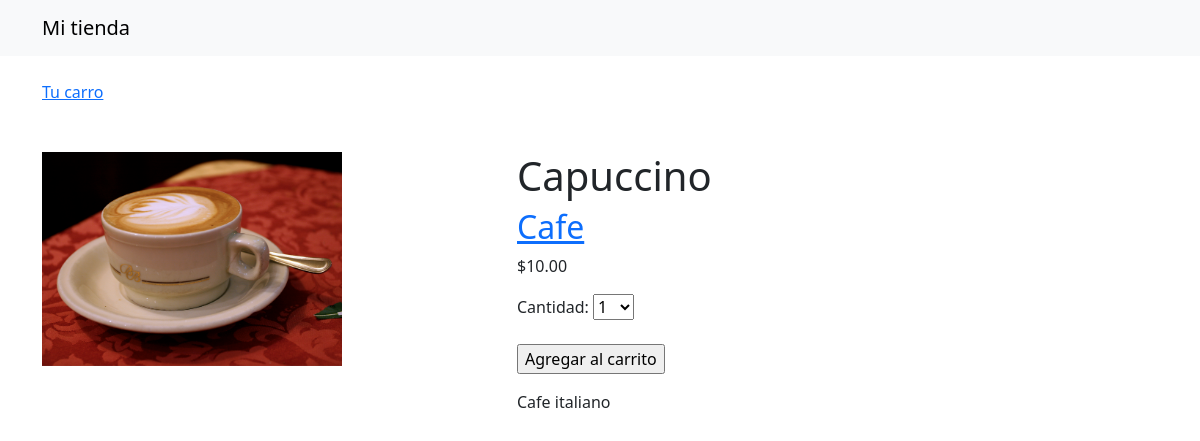
The page /3/capuccino/ on the database its author committed.
### mitienda/models.py (models this page shows, shortened)
class Products(models.Model):
    category = models.ForeignKey(Category,
                                related_name='products',
                                on_delete=models.CASCADE) #Al eliminar la categoria se eliminaran sus productos tambien (cascada)
    name = models.CharField(max_length=200)
    slug = models.SlugField(max_length=200)
    image = models.ImageField(upload_to='products/%Y/%m/%d', blank=True)
    description = models.TextField(blank=True)
    price = models.DecimalField(max_digits=5, decimal_places=2)
    available=models.BooleanField(default=True)
    created = models.DateTimeField(auto_now=True)
    updated = models.DateTimeField(auto_now=True)
    class Meta:
        ordering=['name']

class Category(models.Model):
    name = models.CharField(max_length=200)
    slug = models.SlugField(max_length=200)
    class Meta:
        ordering=['name']
        indexes = [
            models.Index(fields=['name'])
        ]
    def __str__(self):
        return self.name
    def get_absolute_url(self):
        return reverse("tienda:product_list_category", args=[self.slug])

### mitienda/views.py (the view)
# urls.py: path('<int:id>/<slug:slug>/', views.product_detail, name='product_detail')
def product_detail(request, id, slug):
    product = get_object_or_404(Products, id=id, slug=slug, available=True)
    cart_product_form = CartAddProductForm()
    return render(request, 'tienda/product/detail.html', {'product':product, 'cart_product_form':cart_product_form})

### cart/forms.py
class CartAddProductForm(forms.Form):
    cantidad = forms.TypedChoiceField(choices=PRODUCT_QUANTITY_CHOICES,
                                     coerce=int)
    override = forms.BooleanField(required=False, initial=False, widget=forms.HiddenInput)

### mitienda/templates/tienda/product/detail.html (shortened to what this page needs)
{% extends "tienda/base.html" %}
{% load static %}
{% block content %}
  <div class="container mt-5 mb-5">
    <div class="row">
      <div class="col-md-5">
        <img src="{% if product.image %}{{ product.image.url }}{% else %}{% static 'img/no_image.png' %}{% endif %}" class="img-fluid" alt="{{ product.name }}" style="max-width: 300px;">
      </div>
      <div class="col-md-6">
        <h1>{{ product.name }}</h1>
        <h2>
          <a href="{{ product.category.get_absolute_url }}">
            {{ product.category }}
          </a>
        </h2>
        <p class="price">${{ product.price }}</p>
        <form action="{% url 'cart:cart_add' product.id %}" method="post">
          {{ cart_product_form }}
          <br>
          <input type="submit" value="Agregar al carrito">
        </form>
        <p>{{ product.description|linebreaks }}</p>
      </div>
    </div>
  </div>
{% endblock %}

### rows shown on the page
Products: image (picture), name "Capuccino", category "Cafe", price "10.00", description "Cafe italiano"
